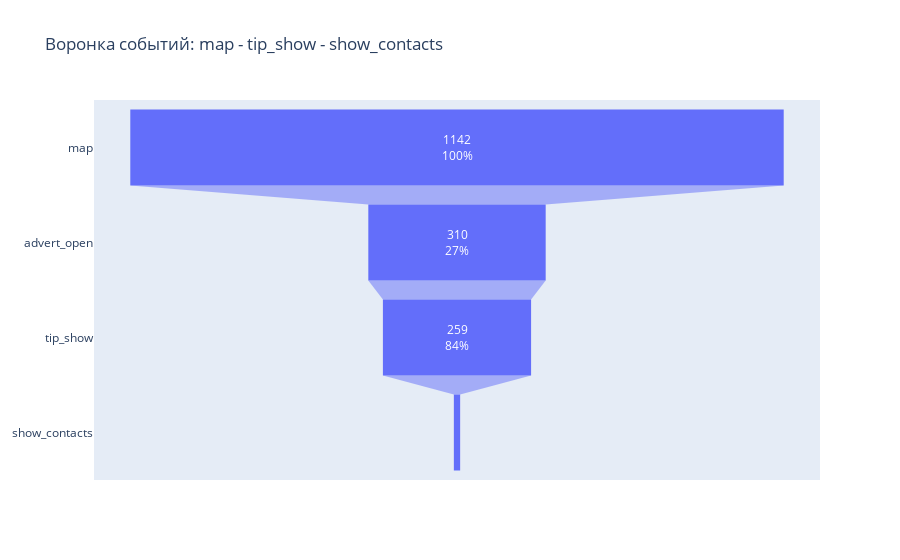

Notebook source saved alongside this figure:
### Code cell
# строим воронку событий и считаем долю пользователей,которые проходят на следующий шаг воронки
fig = go.Figure(go.Funnel(
    y = ["map","advert_open", "tip_show", "show_contacts"],
    x = [step_1, step_2, step_3, step_4], textposition = "inside" ,textinfo = "value+percent previous")
               )
fig.update_layout(title='Воронка событий: map - tip_show - show_contacts')
fig.show();

### Figure 1 — Plotly figure (JSON) as saved in the notebook; plotly's stock layout.template omitted (floating-point values rounded to 4 significant figures)
{"data": [{"textinfo": "value+percent previous", "textposition": "inside", "type": "funnel", "x": [1142, 310, 259, 11], "y": ["map", "advert_open", "tip_show", "show_contacts"]}], "layout": {"title": {"text": "Воронка событий: map - tip_show - show_contacts"}}}
